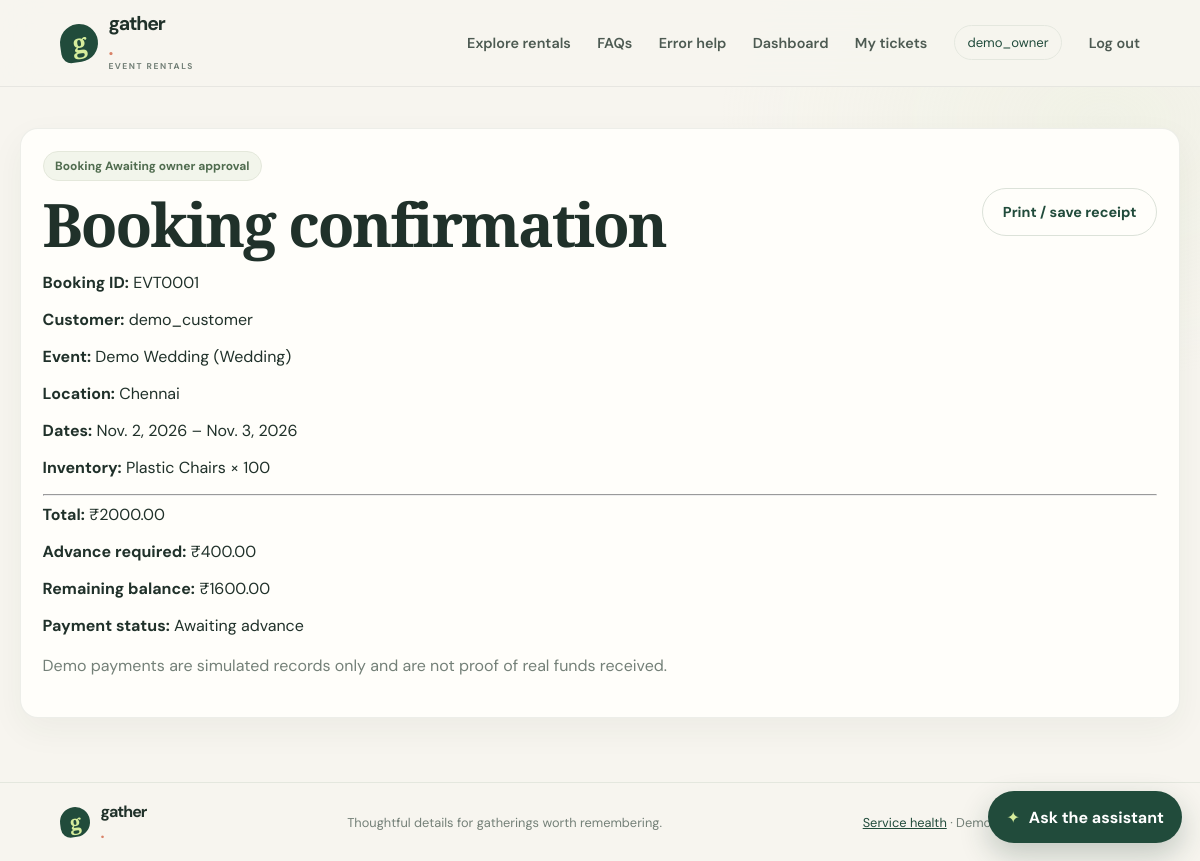
/reservations/1/receipt/ (signed in), run on the app's committed database.
### bookings/models.py (models this page shows, shortened)
class Booking(models.Model):
    class Status(models.TextChoices):
        PENDING = 'pending', 'Awaiting owner approval'
        PAYMENT_PENDING = 'payment_pending', 'Advance payment required'
        CONFIRMED = 'confirmed', 'Confirmed'
        REJECTED = 'rejected', 'Declined'
        CANCELLED = 'cancelled', 'Cancelled'
        PAYMENT_FAILED = 'payment_failed', 'Payment failed'
    customer = models.ForeignKey(
        settings.AUTH_USER_MODEL,
        on_delete=models.CASCADE,
        related_name='bookings',
    )
    owner = models.ForeignKey(
        settings.AUTH_USER_MODEL,
        on_delete=models.CASCADE,
        related_name='received_bookings',
    )
    product = models.ForeignKey(
        InventoryItem,
        on_delete=models.PROTECT,
        related_name='bookings',
    )
    event_name = models.CharField(max_length=120, default='Event')
    event_type = models.CharField(max_length=80, blank=True)
    event_location = models.CharField(max_length=200, blank=True)
    start_date = models.DateField()
    end_date = models.DateField()
    quantity = models.PositiveIntegerField(validators=[MinValueValidator(1)])
    price_per_day = models.DecimalField(max_digits=10, decimal_places=2)
    advance_percent = models.PositiveSmallIntegerField(default=20)
    hold_expires_at = models.DateTimeField(null=True, blank=True)
    status = models.CharField(
        max_length=20,
        choices=Status.choices,
        default=Status.PENDING,
    )
    created_at = models.DateTimeField(auto_now_add=True)
    updated_at = models.DateTimeField(auto_now=True)
    class Meta:
        ordering = ['-created_at', '-id']
        constraints = [
            models.CheckConstraint(
                condition=models.Q(end_date__gte=models.F('start_date')),
                name='booking_end_on_or_after_start',
            ),
            models.CheckConstraint(
                condition=models.Q(quantity__gte=1),
                name='booking_quantity_positive',
            ),
            models.CheckConstraint(
                condition=models.Q(advance_percent__lte=100),
                name='booking_advance_percent_lte_100',
            ),
        ]
    @property
    def duration_days(self):
        return (self.end_date - self.start_date).days + 1
    @property
    def total_amount(self):
        return self.price_per_day * self.quantity * self.duration_days
    @property
    def advance_due(self):
        amount = self.total_amount * Decimal(self.advance_percent) / Decimal(100)
        return amount.quantize(Decimal('0.01'), rounding=ROUND_HALF_UP)
    @property
    def remaining_amount(self):
        return self.total_amount - self.advance_due

### inventory/models.py (models this page shows, shortened)
class InventoryItem(models.Model):
    owner = models.ForeignKey(
        settings.AUTH_USER_MODEL,
        on_delete=models.CASCADE,
        related_name='stock_items',
    )
    name = models.CharField(max_length=120)
    category = models.ForeignKey(
        Category,
        on_delete=models.PROTECT,
        related_name='products',
        null=True,
        blank=True,
    )
    description = models.TextField(blank=True)
    image_url = models.URLField(blank=True)
    price_per_day = models.DecimalField(
        max_digits=10,
        decimal_places=2,
        validators=[MinValueValidator(Decimal('0.01'))],
    )
    security_deposit = models.DecimalField(
        max_digits=10,
        decimal_places=2,
        default=Decimal('0.00'),
        validators=[MinValueValidator(Decimal('0.00'))],
    )
    stock = models.PositiveIntegerField(validators=[MinValueValidator(1)])
    is_active = models.BooleanField(default=True)
    created_at = models.DateTimeField(auto_now_add=True)
    updated_at = models.DateTimeField(auto_now=True)
    class Meta:
        ordering = ['name', 'id']
        constraints = [
            models.CheckConstraint(
                condition=models.Q(stock__gte=1),
                name='product_stock_positive',
            ),
        ]

### myapp/views.py (the view)
# urls.py: path('reservations/<int:booking_id>/receipt/', views.receipt, name='receipt'),
@login_required
def receipt(request, booking_id):
    booking = get_object_or_404(
        Booking.objects.select_related('customer', 'owner', 'product').prefetch_related('payments'),
        pk=booking_id,
    )
    if request.user.pk not in (booking.customer_id, booking.owner_id) and not request.user.is_staff:
        messages.error(request, 'You cannot view this booking receipt.')
        return redirect('dashboard')
    return render(request, 'myapp/receipt.html', {'booking': booking})

### myapp/templates/myapp/receipt.html (shortened to what this page needs)
{% extends "myapp/base.html" %}
{% block content %}
    <section class="card">
        <div class="row">
            <div>
                <p class="badge">Booking {{ booking.get_status_display }}</p>
                <h1>Booking confirmation</h1>
            </div>
            <button class="button secondary" type="button" onclick="window.print()">Print / save receipt</button>
        </div>
        <p><strong>Booking ID:</strong> EVT{{ booking.id|stringformat:"04d" }}</p>
        <p><strong>Customer:</strong> {{ booking.customer.get_full_name|default:booking.customer.username }}</p>
        <p><strong>Event:</strong> {{ booking.event_name }}{% if booking.event_type %} ({{ booking.event_type }}){% endif %}</p>
        <p><strong>Location:</strong> {{ booking.event_location|default:"Not provided" }}</p>
        <p><strong>Dates:</strong> {{ booking.start_date }} – {{ booking.end_date }}</p>
        <p><strong>Inventory:</strong> {{ booking.product.name }} × {{ booking.quantity }}</p>
        <hr>
        <p><strong>Total:</strong> ₹{{ booking.total_amount }}</p>
        <p><strong>Advance required:</strong> ₹{{ booking.advance_due }}</p>
        <p><strong>Remaining balance:</strong> ₹{{ booking.remaining_amount }}</p>
        {% with payment=booking.payments.first %}
            <p><strong>Payment status:</strong> {{ payment.get_status_display|default:"Awaiting advance" }}</p>
        {% endwith %}
        <p class="muted">Demo payments are simulated records only and are not proof of real funds received.</p>
    </section>
{% endblock %}

### myapp/templates/myapp/base.html (shortened to what this page needs)
<!DOCTYPE html>
<html lang="en">
<head>
    {% load static %}
    <link rel="stylesheet" href="{% static 'myapp/css/site.css' %}">
    <link rel="stylesheet" href="{% static 'myapp/css/support.css' %}">
</head>
<body>
    <header class="site-header">
        <a class="brand" href="{% url 'home' %}">
            <span class="brand-mark" aria-hidden="true">g</span>
            <span>gather<span class="brand-dot">.</span><small>EVENT RENTALS</small></span>
        </a>
        <nav class="nav" aria-label="Main navigation">
            <a class="nav-link" href="{% url 'home' %}#inventory">Explore rentals</a>
            <a class="nav-link" href="{% url 'faq-page' %}">FAQs</a>
            <a class="nav-link" href="{% url 'error-codes' %}">Error help</a>
            {% if request.user.is_authenticated %}
                <a class="nav-link" href="{% url 'dashboard' %}">Dashboard</a>
                <a class="nav-link" href="{% url 'my-tickets' %}">My tickets</a>
                <span class="user-chip">{{ request.user.username }}</span>
                <form method="post" action="{% url 'logout' %}">
                    <button class="nav-link nav-button" type="submit">Log out</button>
                </form>
            {% else %}
                <a class="nav-link" href="{% url 'login' %}">Log in</a>
                <a class="button button-small" href="{% url 'signup' %}">Get started <span aria-hidden="true">↗</span></a>
            {% endif %}
        </nav>
    </header>
    <main class="{% block main_class %}{% endblock %}">
        {% block content %}{% endblock %}
    </main>
    <footer class="site-footer">
        <a class="brand footer-brand" href="{% url 'home' %}"><span class="brand-mark" aria-hidden="true">g</span><span>gather<span class="brand-dot">.</span></span></a>
        <span>Thoughtful details for gatherings worth remembering.</span>
        <span class="footer-note"><a href="{% url 'health' %}">Service health</a> · Demo payments are simulated.</span>
    </footer>
    <section class="assistant" aria-label="Support assistant">
        <button class="assistant-toggle" id="assistant-toggle" type="button" aria-expanded="false" aria-controls="assistant-panel">
            <span aria-hidden="true">✦</span> Ask the assistant
        </button>
    </section>
</body>
</html>

### myapp/static/myapp/css/site.css (style rules this page uses)
:root { font-family: "DM Sans", "Segoe UI", sans-serif; color: #20312a; background: #f7f5ef; font-synthesis: none; text-rendering: optimizeLegibility; --ink: #20312a; --muted: #748078; --green: #214b3b; --green-dark: #17392d; --lime: #d6ed9c; --cream: #f7f5ef; --line: #e4e7de; --coral: #e48970; --shadow: 0 20px 60px rgb(38 53 43 / 9%); }
* { box-sizing: border-box; }
html { scroll-behavior: smooth; }
body { min-height: 100vh; margin: 0; display: flex; flex-direction: column; background: radial-gradient(ellipse at 92% 14%, rgb(226 233 209 / 30%), transparent 24rem), var(--cream); }
a { color: var(--green); }
button, input, select, textarea { font: inherit; }
button, a { -webkit-tap-highlight-color: transparent; }
.site-header { position: sticky; z-index: 10; top: 0; display: flex; min-height: 82px; align-items: center; justify-content: space-between; gap: 1.5rem; padding: .9rem max(5vw, calc((100vw - 1160px) / 2)); border-bottom: 1px solid rgb(32 49 42 / 7%); background: rgb(247 245 239 / 90%); backdrop-filter: blur(18px); }
.brand { display: inline-flex; align-items: center; gap: .65rem; color: var(--ink); font-size: 1.22rem; font-weight: 700; letter-spacing: -.06em; line-height: 1; text-decoration: none; }
.brand > span:last-child { display: flex; flex-direction: column; gap: .3rem; }
.brand small { color: var(--muted); font-size: .53rem; font-weight: 700; letter-spacing: .18em; }
.brand-dot { color: #d98268; }
.brand-mark { display: grid; width: 38px; height: 38px; place-items: center; border-radius: 50% 50% 50% 10px; background: var(--green); color: var(--lime); font-family: "Playfair Display", Georgia, serif; font-size: 1.65rem; font-style: italic; font-weight: 600; transform: rotate(-8deg); }
.nav { display: flex; align-items: center; gap: clamp(.8rem, 2.2vw, 1.8rem); }
.nav form { margin: 0; }
.nav-link { padding: .35rem 0; border: 0; background: none; color: #4d5a52; font-size: .9rem; font-weight: 600; text-decoration: none; cursor: pointer; transition: color .2s ease; }
.user-chip { padding: .5rem .8rem; border: 1px solid var(--line); border-radius: 999px; color: var(--green); font-size: .82rem; }
main { width: min(100% - 2.5rem, 1160px); flex: 1; margin: 2.6rem auto 4rem; }
h1, h2, h3, p { margin-top: 0; }
h1, h2, h3 { color: var(--ink); }
h1, h2 { font-family: "Playfair Display", Georgia, serif; font-weight: 600; letter-spacing: -.035em; }
h1 { margin-bottom: 1rem; font-size: clamp(2.2rem, 5vw, 4.1rem); line-height: 1.05; }
.muted { color: var(--muted); line-height: 1.7; }
.button { display: inline-flex; min-height: 48px; align-items: center; justify-content: center; gap: .65rem; padding: .76rem 1.25rem; border: 1px solid var(--green); border-radius: 999px; background: var(--green); color: #fff; font-size: .9rem; font-weight: 700; text-decoration: none; cursor: pointer; transition: transform .18s ease, background .18s ease, box-shadow .18s ease; }
.button.secondary { border-color: #dce2d9; background: transparent; color: var(--green); }
.row { display: flex; align-items: center; justify-content: space-between; gap: 1rem; flex-wrap: wrap; }
.card { padding: 1.35rem; border: 1px solid rgb(32 49 42 / 8%); border-radius: 18px; background: #fffefa; box-shadow: 0 12px 34px rgb(38 53 43 / 5%); }
.badge { display: inline-flex; align-items: center; padding: .38rem .72rem; border: 1px solid #e4e8db; border-radius: 999px; background: #f2f5eb; color: #506c4f; font-size: .75rem; font-weight: 700; }
.site-footer { display: flex; align-items: center; justify-content: space-between; gap: 1rem; padding: 1.3rem max(5vw, calc((100vw - 1160px) / 2)); border-top: 1px solid var(--line); color: var(--muted); font-size: .8rem; }
.footer-brand { font-size: 1rem; }
.footer-brand .brand-mark { width: 30px; height: 30px; font-size: 1.3rem; }
.footer-note { text-align: right; }

### myapp/static/myapp/css/support.css (style rules this page uses)
.assistant { position: fixed; z-index: 20; right: max(1.1rem, calc((100vw - 1200px) / 2)); bottom: 1.1rem; display: flex; flex-direction: column; align-items: flex-end; gap: .7rem; }
.assistant-toggle { display: inline-flex; min-height: 52px; align-items: center; gap: .55rem; padding: .8rem 1.15rem; border: 0; border-radius: 999px; background: var(--green); box-shadow: 0 12px 30px rgb(23 57 45 / 24%); color: white; font: inherit; font-weight: 700; cursor: pointer; }
.assistant-toggle span { color: var(--lime); }

### data on the page
Booking: status "Awaiting owner approval", id "0001", customer.get_full_name "demo_customer", event_name "Demo Wedding", event_type "Wedding", event_location "Chennai", start_date "Nov. 2, 2026", end_date "Nov. 3, 2026", product.name "Plastic Chairs", quantity "100", total_amount "2000.00", advance_due "400.00", remaining_amount "1600.00"

### other printed values
{{ request.user.username }} "demo_owner"
{{ payment.get_status_display|default:"Awaiting advance" }} "Awaiting advance"
